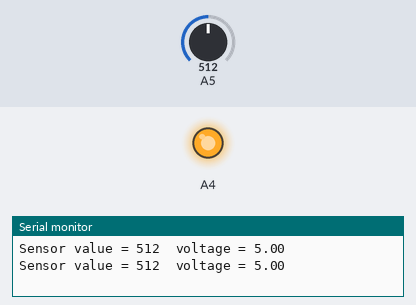
Bench run of a sketch on a simulated Arduino Uno, built with avr-gcc and run on an emulated ATmega328P. On the bench: output pins drawn as LEDs (lit = HIGH), the last lines printed to the serial monitor. Inputs (shaded band) come from the test bench; at power-on: A5 = 512.

Above: at 1.2 s.
1.3 s: A5 set to 493
At 2.6 s:
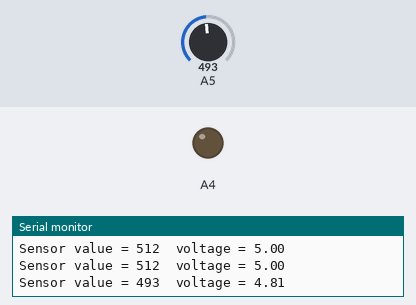
3.5 s: A5 set to 716
At 5.2 s:
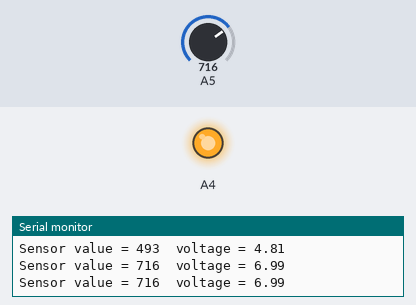
5.5 s: A5 set to 511
At 7.0 s:
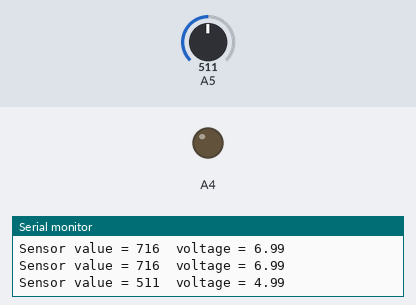
Timing chart, 0 to 8.5 s (numbered marks = the images above; inputs shaded):
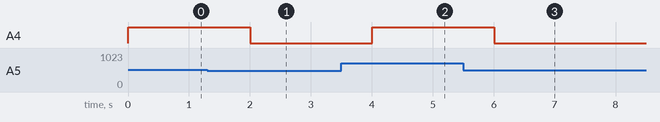

The sketch:

Battery_test.ino
```cpp
void setup() {
  // put your setup code here, to run once:
  Serial.begin(9600);
  pinMode(A5, INPUT);
  pinMode(A4, OUTPUT);
}

void loop() {
  int sensorValue = analogRead(A5); //read the A0 pin value
  float voltage = sensorValue * (5 / 1024.00) *2;
  Serial.print("Sensor value = ");
  Serial.print(sensorValue);
  Serial.print("\tvoltage = ");
  Serial.println(voltage);
  analogWrite(A4, analogRead(A5)/4);
  delay(1000);
}
```

Measured:
- the behaviour switches between 512 and 511 on A5 (found by bisection; images 0 and 1)
- after the input at 1.3 s, A4: HIGH → LOW after 0.70 s
- after the input at 3.5 s, A4: LOW → HIGH after 0.51 s
- after the input at 5.5 s, A4: HIGH → LOW after 0.51 s
